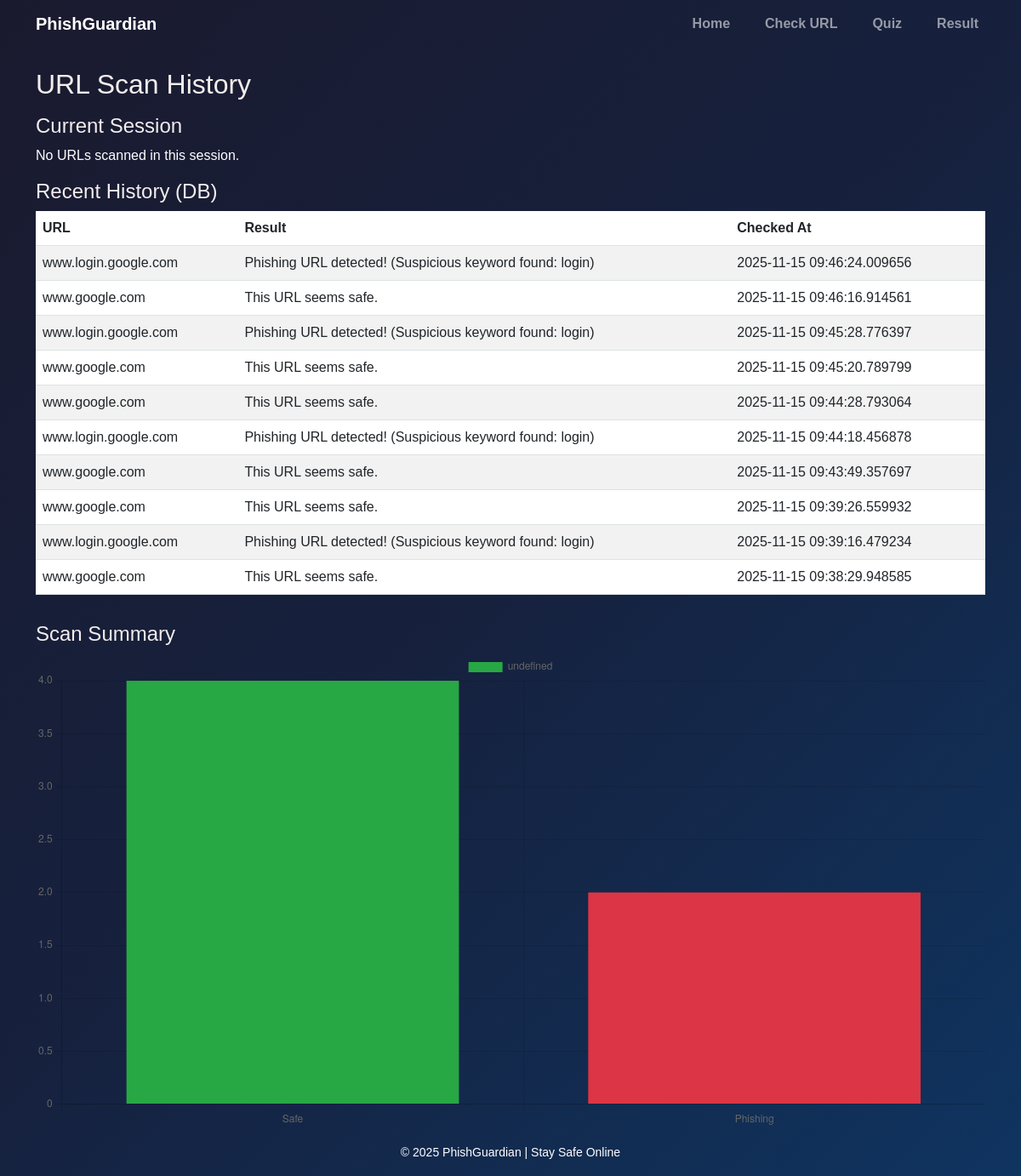
The app's page /results, older data.
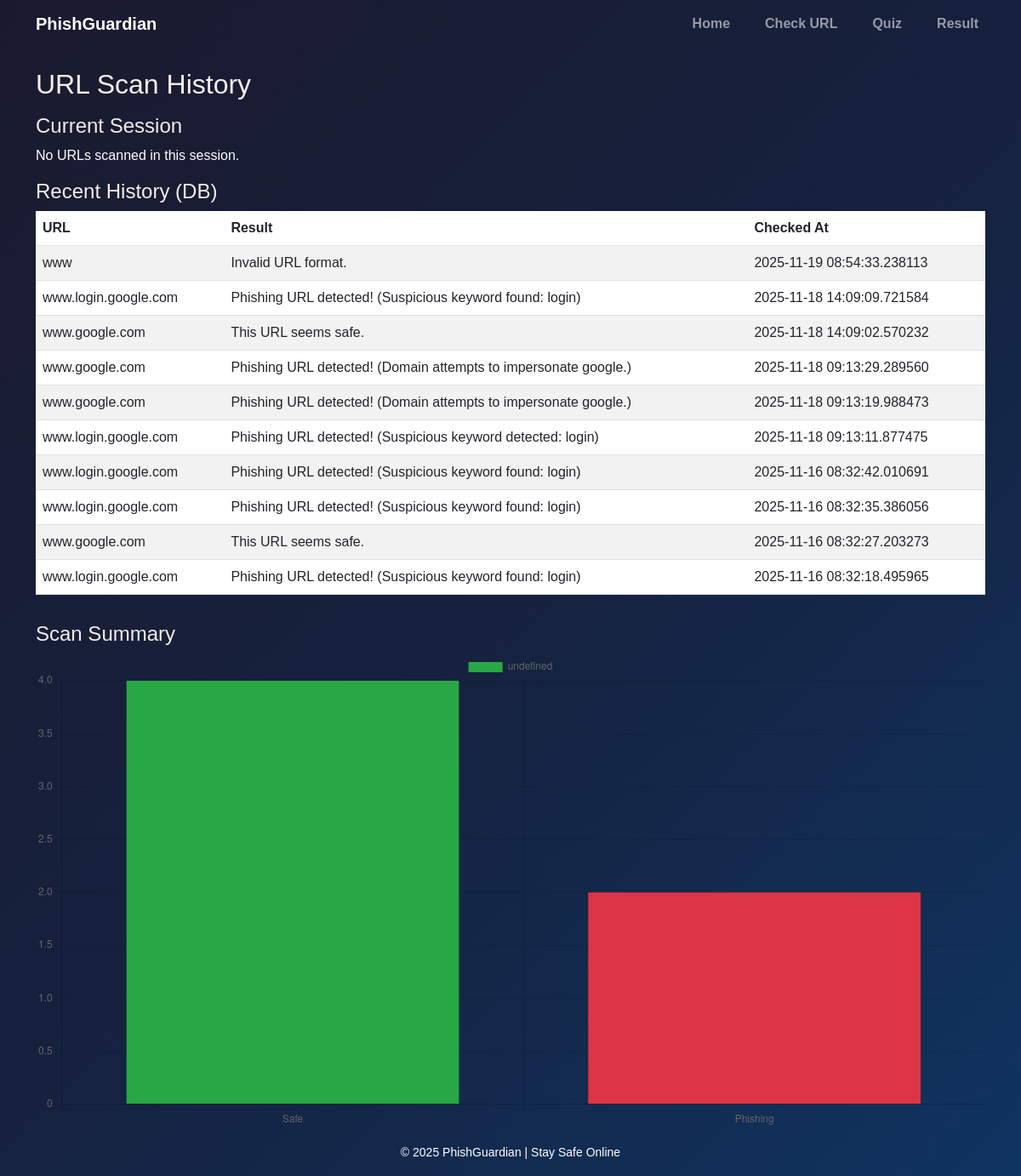
The same page, newer data.
### tables this page shows
CREATE TABLE url_logs (
    id INTEGER PRIMARY KEY AUTOINCREMENT,
    url TEXT NOT NULL,
    result TEXT NOT NULL,
    checked_at TIMESTAMP DEFAULT CURRENT_TIMESTAMP
);

### app.py (the view)
@app.route("/results")
def results():
    session_logs = session.get("logs", [])
    conn = get_db_connection()
    db_logs = conn.execute(
        "SELECT * FROM url_logs ORDER BY checked_at DESC LIMIT 10"
    ).fetchall()
    conn.close()
    return render_template("results.html", session_logs=session_logs, db_logs=db_logs)

### app.py (called while the page is built)
def get_db_connection():
    conn = sqlite3.connect(DB_PATH)
    conn.row_factory = sqlite3.Row
    return conn

### templates/results.html (shortened to what this page needs)
{% extends "base.html" %}
{% block content %}
<div class="container mt-4">
    <h2 class="mb-3">URL Scan History</h2>
    <h4>Current Session</h4>
    {% if session_logs %}
        <ul class="list-group mb-3">
            {% for log in session_logs %}
                <li class="list-group-item">{{ log.url }} → {{ log.result }}</li>
            {% endfor %}
        </ul>
    {% else %}
        <p>No URLs scanned in this session.</p>
    {% endif %}
    <h4>Recent History (DB)</h4>
    {% if db_logs %}
        <table class="table table-striped">
            <thead>
                <tr><th>URL</th><th>Result</th><th>Checked At</th></tr>
            </thead>
            <tbody>
                {% for row in db_logs %}
                <tr>
                    <td>{{ row['url'] }}</td>
                    <td>{{ row['result'] }}</td>
                    <td>{{ row['checked_at'] }}</td>
                </tr>
                {% endfor %}
            </tbody>
        </table>
    {% else %}
        <p>No logs found in database.</p>
    {% endif %}
    <div class="mt-5">
        <h4>Scan Summary</h4>
        <canvas id="urlChart" width="400" height="200"></canvas>
    </div>
</div>
<script>
    fetch("{{ url_for('chart_url_summary') }}")
      .then(res => res.json())
      .then(data => {
          new Chart(document.getElementById('urlChart'), {
              type: 'bar',
              data: {
                  labels: ['Safe', 'Phishing'],
                  datasets: [{
                      data: [data.safe, data.phishing],
                      backgroundColor: ['#28a745', '#dc3545']
                  }]
              }
          });
      });
</script>
{% endblock %}

Row changes from the older to the newer data that the page shows:
no longer on this page (row unchanged): url_logs: url "www.login.google.com", result "Phishing URL detected! (Suspicious keyword found: login)", checked_at "2025-11-15 09:46:24.009656"
no longer on this page (row unchanged): url_logs: url "www.google.com", result "This URL seems safe.", checked_at "2025-11-15 09:46:16.914561"
no longer on this page (row unchanged): url_logs: url "www.login.google.com", result "Phishing URL detected! (Suspicious keyword found: login)", checked_at "2025-11-15 09:45:28.776397"
no longer on this page (row unchanged): url_logs: url "www.google.com", result "This URL seems safe.", checked_at "2025-11-15 09:45:20.789799"
no longer on this page (row unchanged): url_logs: url "www.google.com", result "This URL seems safe.", checked_at "2025-11-15 09:44:28.793064"
no longer on this page (row unchanged): url_logs: url "www.login.google.com", result "Phishing URL detected! (Suspicious keyword found: login)", checked_at "2025-11-15 09:44:18.456878"
no longer on this page (row unchanged): url_logs: url "www.google.com", result "This URL seems safe.", checked_at "2025-11-15 09:43:49.357697"
no longer on this page (row unchanged): url_logs: url "www.google.com", result "This URL seems safe.", checked_at "2025-11-15 09:39:26.559932"
no longer on this page (row unchanged): url_logs: url "www.login.google.com", result "Phishing URL detected! (Suspicious keyword found: login)", checked_at "2025-11-15 09:39:16.479234"
no longer on this page (row unchanged): url_logs: url "www.google.com", result "This URL seems safe.", checked_at "2025-11-15 09:38:29.948585"
added url_logs: url "www", result "Invalid URL format.", checked_at "2025-11-19 08:54:33.238113"
added url_logs: url "www.login.google.com", result "Phishing URL detected! (Suspicious keyword found: login)", checked_at "2025-11-18 14:09:09.721584"
added url_logs: url "www.google.com", result "This URL seems safe.", checked_at "2025-11-18 14:09:02.570232"
added url_logs: url "www.google.com", result "Phishing URL detected! (Domain attempts to impersonate google.)", checked_at "2025-11-18 09:13:29.289560"
added url_logs: url "www.google.com", result "Phishing URL detected! (Domain attempts to impersonate google.)", checked_at "2025-11-18 09:13:19.988473"
added url_logs: url "www.login.google.com", result "Phishing URL detected! (Suspicious keyword detected: login)", checked_at "2025-11-18 09:13:11.877475"
added url_logs: url "www.login.google.com", result "Phishing URL detected! (Suspicious keyword found: login)", checked_at "2025-11-16 08:32:42.010691"
added url_logs: url "www.login.google.com", result "Phishing URL detected! (Suspicious keyword found: login)", checked_at "2025-11-16 08:32:35.386056"
added url_logs: url "www.google.com", result "This URL seems safe.", checked_at "2025-11-16 08:32:27.203273"
added url_logs: url "www.login.google.com", result "Phishing URL detected! (Suspicious keyword found: login)", checked_at "2025-11-16 08:32:18.495965"
